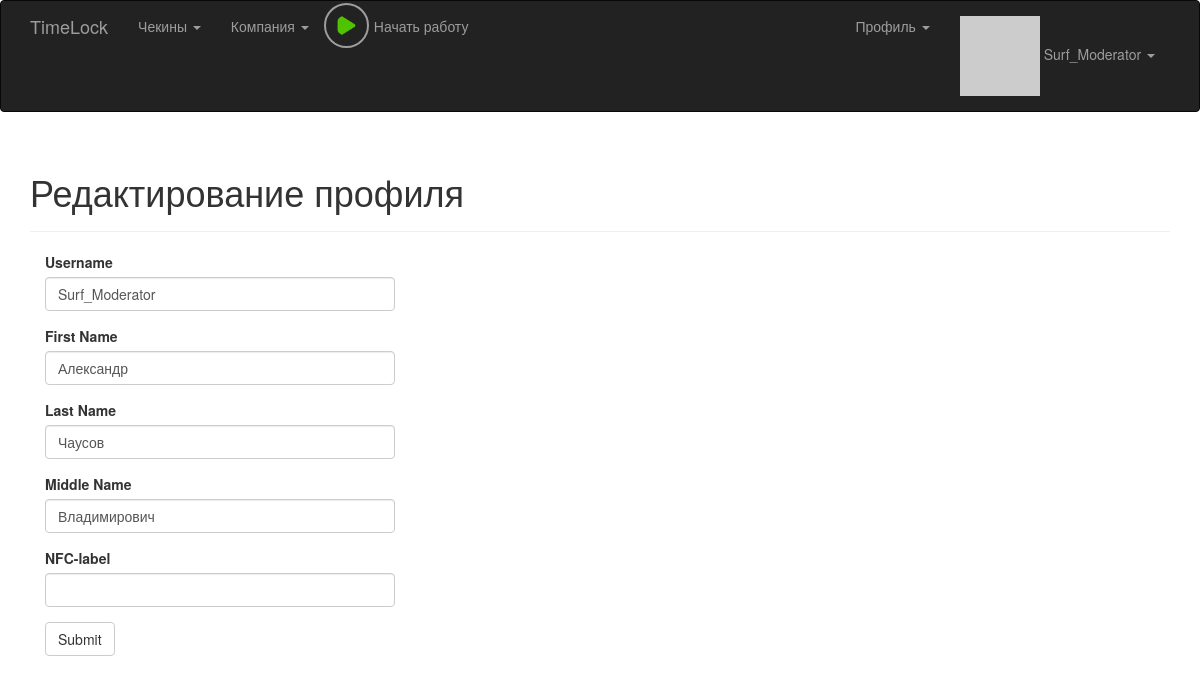
/edit_profile (signed in), run on an earlier commit of the app's database.
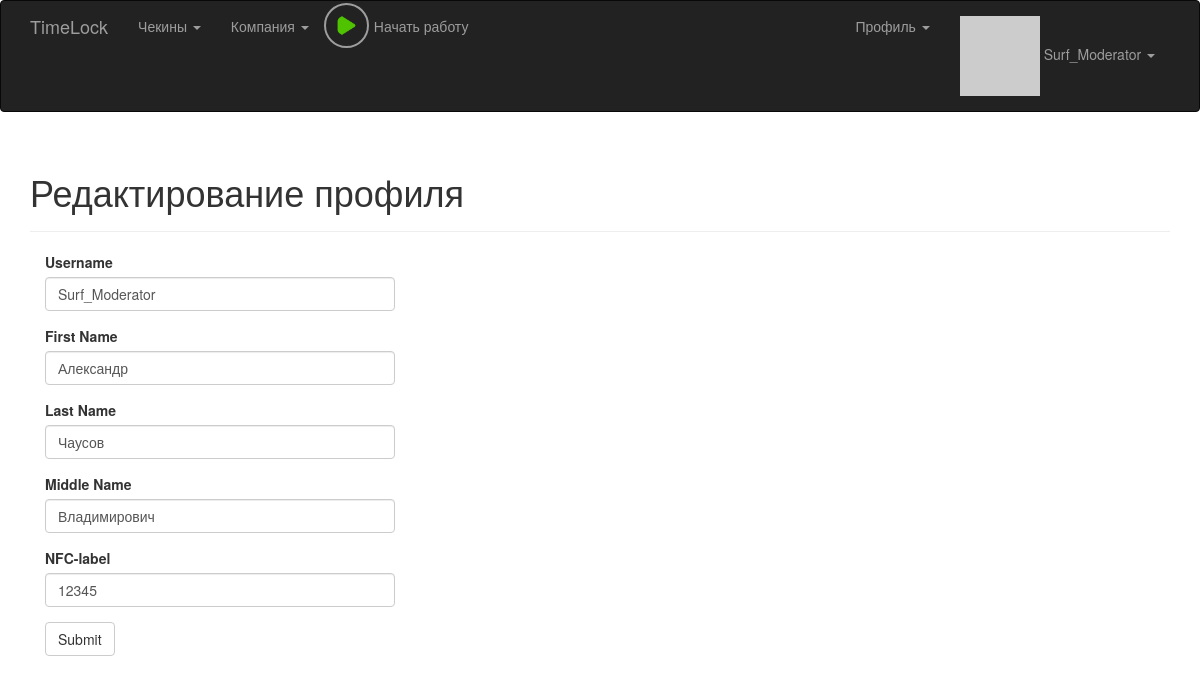
And on a later commit of the database.
### app/model.py (models this page shows, shortened)
class User(UserMixin, db.Model):
    __tablename__ = 'users'
    id = db.Column(db.Integer, primary_key = True)
    email = db.Column(db.String(64), unique = True, index = True)
    username = db.Column(db.String(64), unique = True, index = True)
    password_hash = db.Column(db.String(128))
    confirmed = db.Column(db.Boolean, default = False)
    nfc_label = db.Column(db.String(64), unique = True, index = True)
    first_name = db.Column(db.String(64))
    middle_name = db.Column(db.String(64))
    last_name = db.Column(db.String(64))
    member_since = db.Column(db.DateTime(), default = datetime.utcnow)
    last_seen = db.Column(db.DateTime(), default = datetime.utcnow)
    avatar_hash = db.Column(db.String(32))
    rate = db.Column(db.Integer, default = 40)
    role_id = db.Column(db.Integer, db.ForeignKey('roles.id'))
    company_id = db.Column(db.Integer, db.ForeignKey('companies.id'))
    checkins = db.relationship('Checkin', backref = 'user', lazy = 'dynamic')
    timeCaches = db.relationship('TimeCache', backref = 'user', lazy = 'dynamic')
    posts = db.relationship('Post', backref = 'author', lazy = 'dynamic')
    notes = db.relationship('Note', backref = 'author', lazy = 'dynamic')
    @property
    def password(self):
        raise AttributeError('password is not a readable attribute')
    def can(self, permissions):
        return self.role is not None and (self.role.permissions & permissions) == permissions
    def is_administrator(self):
        return self.can(Permission.ADMINISTER)
    def is_moderator(self):
        return self.can(Permission.MODERATOR)
    def ping(self):
        self.last_seen = datetime.utcnow()
        db.session.add(self)
    def gravatar(self, size = 100, default = 'retro', rating ='g'):
        if request.is_secure:
            url = 'https://secure.gravatar.com/avatar'
        else:
            url = 'http://www.gravatar.com/avatar'
        hash = self.avatar_hash or hashlib.md5(self.email.encode('utf-8')).hexdigest()
        return '{url}/{hash}?s={size}&d={default}&r={rating}'.format(url = url, hash = hash, size = size, default = default, rating = rating)

### app/main/views.py (the view)
@main.route('/edit_profile', methods = ['GET', 'POST'])
@login_required
def edit_profile():
    form = EditProfileForm(user = current_user)
    if form.validate_on_submit():
    	current_user.username = form.username.data
        current_user.first_name = form.first_name.data
        current_user.last_name = form.last_name.data
        current_user.middle_name = form.middle_name.data
        current_user.nfc_label = form.nfc_label.data
        if form.nfc_label.data != "":
        	current_user.nfc_label = form.nfc_label.data
        else:
        	current_user.nfc_label = None
        db.session.add(current_user)
        flash('Your profile has been updated.')
        return redirect(url_for('main.user', user_id = current_user.id))
    form.username.data = current_user.username
    form.first_name.data = current_user.first_name
    form.last_name.data = current_user.last_name
    form.middle_name.data = current_user.middle_name
    form.nfc_label.data = current_user.nfc_label
    return render_template('edit_profile.html', form = form)

### app/main/forms.py (shortened to what this page needs)
class EditProfileForm(Form):
    username = StringField('Username', validators = [Required(), Length(1, 64), Regexp('^[A-Za-z][A-Za-z0-9_.]*$', 0, 'Usernames must have only letters, numbers, dots or underscores')])
    first_name = StringField('First Name', validators = [Length(0, 64)])
    last_name = StringField('Last Name', validators = [Length(0, 64)])
    middle_name = StringField('Middle Name', validators = [Length(0, 64)])
    nfc_label = StringField('NFC-label', validators = [Length(0, 64)])
    submit = SubmitField('Submit')
    def __init__(self, user, *args, **kwargs):
        super(EditProfileForm, self).__init__(*args, **kwargs)
        self.user = user

### app/auth/views.py (called while the page is built)
@auth.before_app_request
def before_request():
    if current_user.is_authenticated:
        current_user.ping()

### app/checkin/__init__.py (called while the page is built)
@checkin.app_context_processor
def inject_permissions():
    return dict(Permission = Permission)

### app/main/__init__.py (called while the page is built)
@main.app_context_processor
def inject_permissions():
    return dict(Permission = Permission)

### app/model.py (called while the page is built)
@login_manager.user_loader
def load_user(user_id):
    return User.query.get(int(user_id))

### app/nfc/__init__.py (called while the page is built)
@nfc.app_context_processor
def inject_permissions():
    return dict(Permission = Permission)

### app/templates/edit_profile.html (shortened to what this page needs)
{% extends "base.html" %}
{% import "bootstrap/wtf.html" as wtf %}
{% block page_content %}
<div class="page-header">
	<h1>Редактирование профиля</h1>
</div>
<div class="col-md-4">
	{{ wtf.quick_form(form) }}
</div>
{% endblock %}

### app/templates/base.html (shortened to what this page needs)
{% extends "bootstrap/base.html" %}
{% block head %}
{{ super() }}
<link rel="stylesheet" type="text/css" href="{{ url_for('static', filename='styles.css') }}">
<link rel="stylesheet" type="text/css" href="{{ url_for('static', filename='styles_checkin.css') }}">
<link rel="stylesheet" type="text/css" href="{{ url_for('static', filename='styles_play_button.css') }}">
{% endblock %}
{% block navbar %}
<div class="navbar navbar-inverse" role="navigation">
	<div class="container">
		<div class="navbar-header">
			<a class="navbar-brand" href="/">TimeLock</a>
		</div>
		<div class="navbar-collapse collapse">
			<ul class="nav navbar-nav">
				{% if current_user.is_authenticated %}
	    			<li class="dropdown">
	                    <a href="#" class="dropdown-toggle" data-toggle="dropdown">Чекины <b class="caret"></b>
	                    </a>
                	</li>
                	{% if current_user.is_administrator() %}
	                	<li class="dropdown">
		                    <a href="#" class="dropdown-toggle" data-toggle="dropdown">Компании <b class="caret"></b>
		                    </a>
		                    <ul class="dropdown-menu">
		                        <li><a href="{{ url_for('main.companies') }}">Все компании</a></li>
		                        <li><a href="{{ url_for('main.new_company') }}">Создать новую</a></li>
		                        <li><a href="{{ url_for('main.clear_companies') }}">Удалить все из БД</a></li>
		                    </ul>
	                	</li>
	                	<li class="dropdown">
		                    <a href="#" class="dropdown-toggle" data-toggle="dropdown">Пользователи <b class="caret"></b>
		                    </a>
		                    <ul class="dropdown-menu">
		                        <li><a href="{{ url_for('main.clear_users') }}">Удалить всех из БД</a></li>
		                    </ul>
	                	</li>
                	{% else %}
	                	{% if current_user.is_moderator() %}
		                	<li class="dropdown">
			                    <a href="#" class="dropdown-toggle" data-toggle="dropdown">Компания <b class="caret"></b>
			                    </a>
		                	</li>
	                	{% endif %}
               		{% endif %}
               		<li>
               			<div class="button-play">
							<a href="{{ url_for('checkin.checkin_with_current_time') }}">
								{% if current_work_time %}
									<img src="{{ url_for('static', filename='square.png') }}"> <div class="play-button-description" id="current_work_display"></div>
								{% else %}
									<img src="{{ url_for('static', filename='play.png') }}"> <div class="play-button-description">Начать работу</div>
								{% endif %}
							</a>
						</div>
               		</li>
	    	    {% endif %}
			</ul>
			<ul class="nav navbar-nav navbar-right">
				{% if current_user.is_authenticated %}
					<li><a href="/"> </a></li>
					<li class="dropdown">
	                    <a href="#" class="dropdown-toggle" data-toggle="dropdown">Профиль <b class="caret"></b>
	                    </a>
                	</li>
	    			<li class="dropdown">
	                    <a href="#" class="dropdown-toggle" data-toggle="dropdown">
	                    	<img src="{{ current_user.gravatar(size=18) }}">
	                    	{{ current_user.username }} <b class="caret"></b>
	                    </a>
                	</li>
	    		{% else %}
	    			<li><a href="{{ url_for('auth.login') }}">Login</a></li>
	    		{% endif %}
			</ul>
		</div>
	</div>
</div>
{% endblock %}
{% block content %}
<div class="container">
	{% block page_content %}{% endblock %}
</div>
{% endblock %}

What changed in the data, as far as the page shows it:
changed User "Surf_Moderator": nfc_label (not shown) → "12345"
